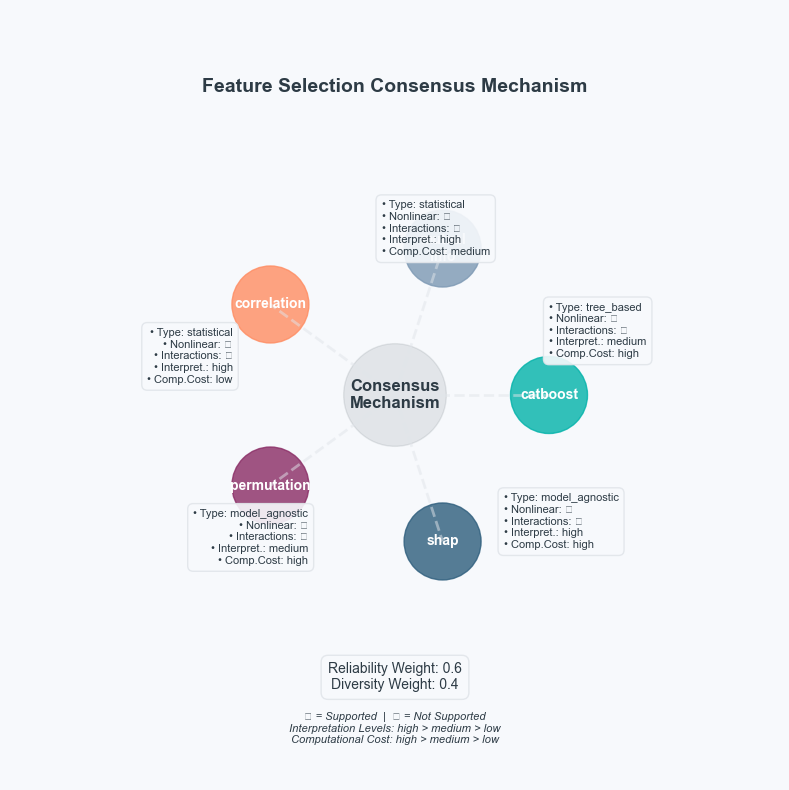

This chart was generated by the following Python code:
import warnings
import numpy as np
import pandas as pd
import matplotlib.pyplot as plt
import seaborn as sns
from scipy.stats import pearsonr
from sklearn.feature_selection import mutual_info_regression
from sklearn.inspection import permutation_importance
from sklearn.metrics import r2_score
from catboost import CatBoostRegressor, Pool
import shap

class FeatureImportanceAnalyzer:
    """
    A comprehensive framework for ensemble feature selection using multiple methods
    and sensitivity analysis.
    """
    
    def __init__(self, style_colors=None):
        """Initialize the analyzer with visual style settings and method characteristics"""
        # Visual styling
        self.style_colors = style_colors or {
            'background': '#F7F9FC',
            'text': '#2D3B45',
            'grid': '#E1E5EA',
            'bars': ['#00B2A9', '#7C98B3', '#FF8C61', '#892B64', '#2D5D7C']
        }
        
        # Method characteristics and weights
        self.method_characteristics = {
            'catboost': {
                'type': 'tree_based',
                'handles_nonlinear': True,
                'handles_interactions': True,
                'interpretability': 'medium',
                'computational_cost': 'high'
            },
            'mutual_info': {
                'type': 'statistical',
                'handles_nonlinear': True,
                'handles_interactions': False,
                'interpretability': 'high',
                'computational_cost': 'medium'
            },
            'correlation': {
                'type': 'statistical',
                'handles_nonlinear': False,
                'handles_interactions': False,
                'interpretability': 'high',
                'computational_cost': 'low'
            },
            'permutation': {
                'type': 'model_agnostic',
                'handles_nonlinear': True,
                'handles_interactions': True,
                'interpretability': 'medium',
                'computational_cost': 'high'
            },
            'shap': {
                'type': 'model_agnostic',
                'handles_nonlinear': True,
                'handles_interactions': True,
                'interpretability': 'high',
                'computational_cost': 'high'
            }
        }
        
        # Default weight parameters
        self.default_reliability_weight = 0.6
        self.default_diversity_weight = 0.4

    def analyze_features(self, X, y, categorical_features, figsize=(18, 24), print_results=True):
        """Main method to analyze feature importance using multiple methods"""
        if print_results:
            print("Calculating feature importance using multiple methods...")
        
        # Get CatBoost importance
        if print_results:
            print("\nCalculating CatBoost importance...")
        cb_model, cb_importance = self._get_catboost_importance(X, y, categorical_features)
        
        # Get Mutual Information importance
        if print_results:
            print("Calculating Mutual Information importance...")
        mi_importance = self._get_mutual_info_importance(X, y, categorical_features)
        
        # Get Correlation importance
        if print_results:
            print("Calculating Correlation importance...")
        corr_importance = self._get_correlation_importance(X, y, categorical_features)
        
        # Get Permutation importance
        if print_results:
            print("Calculating Permutation importance...")
        perm_importance = self._get_permutation_importance(cb_model, X, y)
        
        # Get SHAP importance
        if print_results:
            print("Calculating SHAP importance...")
        shap_values, shap_importance = self._get_shap_importance(cb_model, X)
        
        results_dict = {
            'catboost': cb_importance,
            'mutual_info': mi_importance,
            'correlation': corr_importance,
            'permutation': perm_importance,
            'shap': shap_importance
        }
        
        if print_results:
            self._plot_importance_comparison(results_dict, shap_values, X, figsize)
        return results_dict

    def _normalize_importance(self, importance_scores):
        """Normalize importance scores to [0, 1] range"""
        min_val = importance_scores.min()
        max_val = importance_scores.max()
        return (importance_scores - min_val) / (max_val - min_val)

    def _get_catboost_importance(self, X, y, categorical_features):
        """Calculate CatBoost feature importance"""
        X_transformed = X.copy()
        if 'distance' in X_transformed.columns:
            X_transformed['distance'] = np.cbrt(X_transformed['distance'])
            
        cb_model = CatBoostRegressor(
            iterations=1000,
            learning_rate=0.1,
            depth=6,
            cat_features=list(categorical_features),
            verbose=False,
            random_state=42
        )
        
        train_pool = Pool(X_transformed, y, cat_features=list(categorical_features))
        cb_model.fit(train_pool)
        
        return cb_model, pd.DataFrame({
            'feature': X.columns,
            'importance': self._normalize_importance(cb_model.feature_importances_)
        }).sort_values('importance', ascending=True)

    def _get_mutual_info_importance(self, X, y, categorical_features):
        """Calculate Mutual Information importance"""
        X_transformed = X.copy()
        if 'distance' in X_transformed.columns:
            X_transformed['distance'] = np.cbrt(X_transformed['distance'])
            
        mi_scores = []
        for col in X_transformed.columns:
            if col in categorical_features:
                mi_score = mutual_info_regression(
                    pd.get_dummies(X_transformed[col]).values,
                    y,
                    random_state=42
                ).sum()
            else:
                mi_score = mutual_info_regression(
                    X_transformed[[col]].values,
                    y,
                    random_state=42
                )[0]
            mi_scores.append(mi_score)
        
        return pd.DataFrame({
            'feature': X.columns,
            'importance': self._normalize_importance(np.array(mi_scores))
        }).sort_values('importance', ascending=True)

    def _get_correlation_importance(self, X, y, categorical_features):
        """Calculate correlation-based importance"""
        X_transformed = X.copy()
        if 'distance' in X_transformed.columns:
            X_transformed['distance'] = np.cbrt(X_transformed['distance'])
            
        corr_scores = []
        for col in X_transformed.columns:
            if col in categorical_features:
                means = y.groupby(X_transformed[col]).mean()
                score = abs(pearsonr(X_transformed[col].map(means), y)[0])
            else:
                score = abs(pearsonr(X_transformed[col], y)[0])
            corr_scores.append(score)
        
        return pd.DataFrame({
            'feature': X.columns,
            'importance': self._normalize_importance(np.array(corr_scores))
        }).sort_values('importance', ascending=True)

    def _get_permutation_importance(self, model, X, y):
        """Calculate permutation importance"""
        X_transformed = X.copy()
        if 'distance' in X_transformed.columns:
            X_transformed['distance'] = np.cbrt(X_transformed['distance'])
            
        perm_importance = permutation_importance(
            model, X_transformed, y,
            n_repeats=10,
            random_state=42,
            scoring='neg_root_mean_squared_error'
        )
        
        return pd.DataFrame({
            'feature': X.columns,
            'importance': self._normalize_importance(np.abs(perm_importance.importances_mean))
        }).sort_values('importance', ascending=True)

    def _get_shap_importance(self, model, X):
        """Calculate SHAP importance"""
        X_transformed = X.copy()
        if 'distance' in X_transformed.columns:
            X_transformed['distance'] = np.cbrt(X_transformed['distance'])
            
        explainer = shap.TreeExplainer(model)
        shap_values = explainer.shap_values(X_transformed)
        
        return shap_values, pd.DataFrame({
            'feature': X.columns,
            'importance': self._normalize_importance(np.abs(shap_values).mean(axis=0))
        }).sort_values('importance', ascending=True)

    def _plot_importance_comparison(self, results_dict, shap_values, X, figsize=(15, 20)):
        """Plot comparison of feature importance from different methods"""
        # Create two separate figures
        # Figure 1: Method comparisons
        fig1 = plt.figure(figsize=(15, 15))
        gs1 = fig1.add_gridspec(3, 2)
        
        # Plot individual method results
        for idx, (method, result) in enumerate(results_dict.items()):
            ax = fig1.add_subplot(gs1[idx // 2, idx % 2])
            self._plot_importance_bars(ax, result, f"{method.capitalize()} Feature Importance", idx)
        
        plt.tight_layout()
        plt.show()
        
        # Figure 2: SHAP summary
        plt.figure(figsize=(10, 8))
        shap.summary_plot(
            shap_values, 
            X,
            plot_type="bar",
            show=True
        )

    def _plot_importance_bars(self, ax, data, title, idx):
        """Plot horizontal bar chart for feature importance"""
        ax.set_facecolor(self.style_colors['background'])
        
        # Use modulo to cycle through colors if we have more methods than colors
        color_idx = idx % len(self.style_colors['bars'])
        bars = ax.barh(data['feature'], data['importance'], 
                    color=self.style_colors['bars'][color_idx],
                    alpha=0.85)
        
        # Add value labels
        for bar in bars:
            width = bar.get_width()
            ax.text(width, bar.get_y() + bar.get_height()/2,
                    f'{width:.3f}', 
                    ha='left', va='center',
                    fontsize=8)
        
        # Customize appearance
        ax.set_title(title, pad=20, fontsize=12, color=self.style_colors['text'])
        ax.grid(True, alpha=0.3, color=self.style_colors['grid'])
        ax.tick_params(colors=self.style_colors['text'])
        
        # Remove spines
        ax.spines['top'].set_visible(False)
        ax.spines['right'].set_visible(False)
        ax.spines['left'].set_color(self.style_colors['grid'])
        ax.spines['bottom'].set_color(self.style_colors['grid'])

    def get_consensus_features(self, results, reliability_weight=0.6, diversity_weight=0.4, n_features=10):
        """Get consensus features using specified weights"""
        reliability_scores, diversity_scores = self._calculate_dynamic_weights(results)
        
        # Calculate final weights
        final_weights = {}
        for method in results.keys():
            final_weights[method] = (
                reliability_scores[method] * reliability_weight +
                diversity_scores[method] * diversity_weight
            )
        
        # Get top features for each method
        top_features = {
            method: df.sort_values('importance', ascending=False)['feature'].head(n_features).tolist()
            for method, df in results.items()
        }
        
        # Calculate weighted feature importance
        all_features = []
        for method, features in top_features.items():
            weight_multiplier = int(final_weights[method] * 20)
            all_features.extend([f for f in features for _ in range(weight_multiplier)])
        
        # Get consensus features
        feature_counts = pd.Series(all_features).value_counts()
        threshold = np.mean(feature_counts) + np.std(feature_counts)
        consensus_features = feature_counts[feature_counts >= threshold].index.tolist()
        
        self._print_analysis_results(results, top_features, consensus_features, final_weights)
        return consensus_features

    def _calculate_dynamic_weights(self, results):
        """Calculate dynamic weights based on method agreement and characteristics"""
        # Calculate correlation matrix
        importance_corr = pd.DataFrame({
            method: results[method].set_index('feature')['importance']
            for method in results.keys()
        })
        corr_matrix = importance_corr.corr(method='spearman')
        
        # Calculate diversity scores
        diversity_scores = {}
        for method in results.keys():
            other_methods = [m for m in results.keys() if m != method]
            avg_correlation = np.mean([corr_matrix.loc[method, other] for other in other_methods])
            diversity_scores[method] = 1 - abs(avg_correlation)
        
        # Calculate reliability scores
        reliability_scores = {}
        for method, chars in self.method_characteristics.items():
            score = 1.0
            if chars['handles_nonlinear']:
                score *= 1.1
            if chars['handles_interactions']:
                score *= 1.1
            if chars['interpretability'] == 'high':
                score *= 1.05
            if chars['computational_cost'] == 'low':
                score *= 1.02
            reliability_scores[method] = score
        
        # Normalize scores
        total_reliability = sum(reliability_scores.values())
        total_diversity = sum(diversity_scores.values())
        
        reliability_scores = {k: v/total_reliability for k, v in reliability_scores.items()}
        diversity_scores = {k: v/total_diversity for k, v in diversity_scores.items()}
        
        return reliability_scores, diversity_scores

    def _print_analysis_results(self, results, top_features, consensus_features, final_weights):
        """Print detailed analysis results"""
        print("\n📊 Feature Selection Analysis")
        print("=" * 50)
        print("\nMethod Weights:")
        for method, weight in final_weights.items():
            print(f"  • {method:<12}: {weight:.3f}")
        
        print("\nTop Features by Method:")
        for method, features in top_features.items():
            print(f"\n{method.capitalize()}:")
            for i, feature in enumerate(features[:5], 1):
                importance = results[method].set_index('feature').loc[feature, 'importance']
                print(f"  {i}. {feature:<20} ({importance:.3f})")
        
        print("\n🌟 Consensus Features:")
        for i, feature in enumerate(consensus_features, 1):
            methods = [m for m, f in top_features.items() if feature in f]
            print(f"  {i}. {feature:<20} (Methods: {', '.join(methods)})")
            
    def visualize_method_characteristics(self, figsize=(15, 10)):
        """Create a comprehensive diagram of the feature selection consensus mechanism"""
        plt.style.use('seaborn-v0_8-white')
        fig = plt.figure(figsize=figsize, facecolor=self.style_colors['background'])
        
        # Create a circular layout
        methods = list(self.method_characteristics.keys())
        n_methods = len(methods)
        angles = np.linspace(0, 2*np.pi, n_methods, endpoint=False)
        
        # Create main axes for the circular diagram
        ax_main = plt.subplot(111, facecolor=self.style_colors['background'])
        ax_main.set_aspect('equal')
        
        # Plot central hub
        center_circle = plt.Circle((0, 0), 0.2, color=self.style_colors['text'], alpha=0.1)
        ax_main.add_artist(center_circle)
        ax_main.text(0, 0, 'Consensus\nMechanism', ha='center', va='center', 
                    color=self.style_colors['text'], fontsize=12, fontweight='bold')
        
        # Plot method nodes and their characteristics
        for idx, (method, angle) in enumerate(zip(methods, angles)):
            x = np.cos(angle) * 0.6
            y = np.sin(angle) * 0.6
            
            method_circle = plt.Circle((x, y), 0.15, 
                                     color=self.style_colors['bars'][idx % len(self.style_colors['bars'])],
                                     alpha=0.8)
            ax_main.add_artist(method_circle)
            
            ax_main.text(x, y, method.replace('_', '\n'), 
                        ha='center', va='center',
                        color='white', fontsize=10, fontweight='bold')
            
            ax_main.plot([0, x], [0, y], '--', 
                        color=self.style_colors['grid'], 
                        alpha=0.5, 
                        linewidth=2)
            
            chars = self.method_characteristics[method]
            char_text = '\n'.join([
                f"• Type: {chars['type']}",
                f"• Nonlinear: {'✓' if chars['handles_nonlinear'] else '✗'}",
                f"• Interactions: {'✓' if chars['handles_interactions'] else '✗'}",
                f"• Interpret.: {chars['interpretability']}",
                f"• Comp.Cost: {chars['computational_cost']}"
            ])
            
            text_angle = angle + np.pi/2
            text_x = x + np.cos(text_angle) * 0.25
            text_y = y + np.sin(text_angle) * 0.25
            
            ax_main.text(text_x, text_y, char_text,
                        ha='left' if x > 0 else 'right',
                        va='center',
                        bbox=dict(facecolor=self.style_colors['background'],
                                edgecolor=self.style_colors['grid'],
                                alpha=0.9,
                                boxstyle='round,pad=0.5'),
                        color=self.style_colors['text'],
                        fontsize=8)
        
        # Add weight information
        weight_text = (f"Reliability Weight: {self.default_reliability_weight}\n"
                      f"Diversity Weight: {self.default_diversity_weight}")
        ax_main.text(0, -1.1, weight_text,
                    ha='center', va='center',
                    bbox=dict(facecolor=self.style_colors['background'],
                             edgecolor=self.style_colors['grid'],
                             alpha=0.9,
                             boxstyle='round,pad=0.5'),
                    color=self.style_colors['text'],
                    fontsize=10)
        
        # Add title
        ax_main.text(0, 1.2, 'Feature Selection Consensus Mechanism',
                    ha='center', va='center',
                    color=self.style_colors['text'],
                    fontsize=14, fontweight='bold')
        
        # Add legend for characteristics
        legend_text = ("✓ = Supported  |  ✗ = Not Supported\n"
                      "Interpretation Levels: high > medium > low\n"
                      "Computational Cost: high > medium > low")
        ax_main.text(0, -1.3, legend_text,
                    ha='center', va='center',
                    color=self.style_colors['text'],
                    fontsize=8, style='italic')
        
        # Set limits and remove axes
        ax_main.set_xlim(-1.5, 1.5)
        ax_main.set_ylim(-1.5, 1.5)
        ax_main.axis('off')
        
        return fig, ax_main

def run_feature_selection_experiment(data, target_col='duration'):
    """Run complete feature selection experiment"""
    # Prepare data
    X = data.drop(target_col, axis=1)
    y = data[target_col]
    categorical_features = X.select_dtypes(include=['object', 'category']).columns
    
    # Initialize analyzer and run analysis
    analyzer = FeatureImportanceAnalyzer()
    with warnings.catch_warnings():
        warnings.simplefilter("ignore")
        # Run analysis once and store results
        results = analyzer.analyze_features(X, y, categorical_features, print_results=False)
        
        # Get consensus features with final printing
        consensus_features = analyzer.get_consensus_features(results)
        
        # Optionally run sensitivity analysis
        sensitivity_results = analyzer.perform_sensitivity_analysis(results)
    
    return consensus_features, results, sensitivity_results

# Usage example
# if __name__ == "__main__":
#     # Suppress warnings
#     warnings.filterwarnings('ignore', category=DeprecationWarning)
#     warnings.filterwarnings('ignore', category=FutureWarning)
#     warnings.filterwarnings('ignore', message='Converting `np.inexact` or `np.floating` to a dtype is deprecated')
    
#     # Run feature selection
#     consensus_features, results, sensitivity_results = run_feature_selection_experiment(filtered_df)
